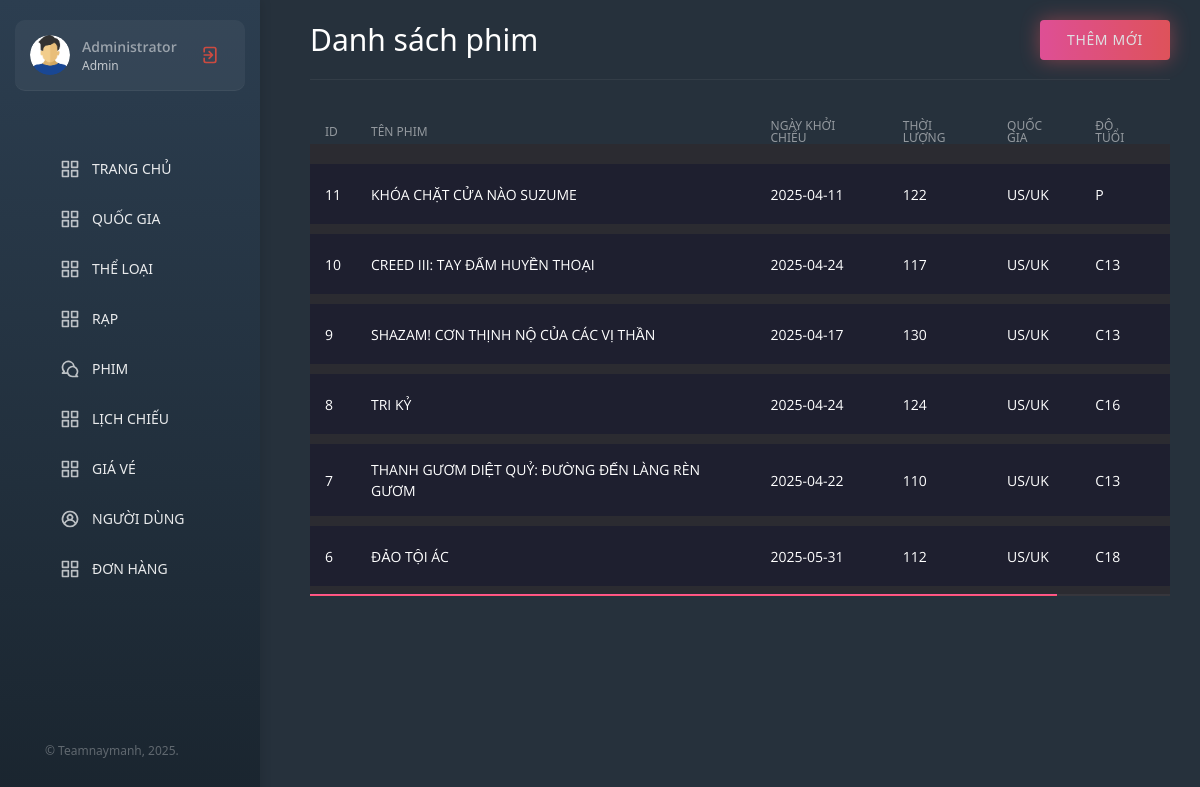
Screenshot of /admin/films.html (signed in) with the database file from the repository.
### tables this page shows
CREATE TABLE IF NOT EXISTS `film` (
  `id` int NOT NULL AUTO_INCREMENT,
  `name` varchar(255) NOT NULL,
  `poster` varchar(255) NOT NULL,
  `trailer` varchar(255) NOT NULL,
  `director` varchar(255) NOT NULL,
  `producer` varchar(255) DEFAULT NULL,
  `actor` varchar(255) NOT NULL,
  `opening_day` date NOT NULL,
  `description` varchar(1000) NOT NULL,
  `duration` int NOT NULL,
  `country_id` int DEFAULT NULL,
  `rated_id` int NOT NULL,
  `created_at` datetime DEFAULT NULL,
  `updated_at` datetime DEFAULT NULL,
  PRIMARY KEY (`id`),
  KEY `rated_id` (`rated_id`),
  KEY `country_id` (`country_id`),
  FULLTEXT KEY `name` (`name`),
  CONSTRAINT `film_ibfk_1` FOREIGN KEY (`rated_id`) REFERENCES `rated` (`id`),
  CONSTRAINT `film_ibfk_2` FOREIGN KEY (`country_id`) REFERENCES `country` (`id`)
);

CREATE TABLE IF NOT EXISTS `country` (
  `id` int NOT NULL AUTO_INCREMENT,
  `name` varchar(255) NOT NULL,
  PRIMARY KEY (`id`)
);

CREATE TABLE IF NOT EXISTS `rated` (
  `id` int NOT NULL AUTO_INCREMENT,
  `name` varchar(255) NOT NULL,
  PRIMARY KEY (`id`)
);

### config/DB.php (called while the page is built, shortened)
<?php
class DB
{
    public $conn;
    function __construct()
    {
        $conn = mysqli_connect(MYSQL_HOST, MYSQL_USER, MYSQL_PASS, MYSQL_DB) or die('Không thể kết nối tới database!');
        mysqli_set_charset($conn, "utf8");
        $this->conn = $conn;
    }
    public function Offset($page = 1, $limit = DATA_PER_PAGE)
    {
        $limit = mysqli_escape_string($this->conn, $limit);
        $page = mysqli_escape_string($this->conn, $page);
        $offset = ' LIMIT ' . (($page - 1) *  $limit) . ',' .  $limit;
        return $offset;
    }
}

### models/film.php (called while the page is built, shortened)
<?php
class Film extends DB
{
  function GetFilms($page = 1, $keyword = '')
  {
    if ($keyword != '') {
      $keyword = 'WHERE F.name LIKE "%' . mysqli_escape_string($this->conn, $keyword) . '%" ';
    } else {
      $keyword = '';
    }
    $a = mysqli_query($this->conn, 'SELECT F.*, C.name AS country_name, R.name AS rated_name FROM film F LEFT JOIN country C ON F.country_id = C.id LEFT JOIN rated R ON F.rated_id = R.id ' . $keyword . ' ORDER BY F.id DESC ' . $this->Offset($page));
    $b = array();
    if (mysqli_num_rows($a))
      while ($row = mysqli_fetch_assoc($a)) {
        $b = array_merge($b, array($row));
      }
    return $b;
  }
}

### admin/views/films.php (the view, shortened to what this page needs)
<?php
$film = new Film;
?>
<main class="main">
  <div class="container-fluid">
    <div class="row">
      <div class="col-12">
        <div class="main__title">
          <h2>Danh sách phim</h2>
          <a href="film.html" class="main__title-link">Thêm mới</a>
        </div>
      </div>
      <div class="col-12">
        <div class="main__table-wrap">
          <table class="main__table">
            <thead>
              <tr>
                <th>ID</th>
                <th>TÊN PHIM</th>
                <th>NGÀY KHỞI CHIẾU</th>
                <th>THỜI LƯỢNG</th>
                <th>QUỐC GIA</th>
                <th>ĐỘ TUỔI</th>
                <th>ACTIONS</th>
              </tr>
            </thead>
            <tbody>
              <?php foreach ($film->GetFilms() as $k => $v) { ?>
                <tr>
                  <td>
                    <div class="main__table-text"><?php echo $v['id']; ?></div>
                  </td>
                  <td>
                    <div class="main__table-text"><?php echo $v['name']; ?></div>
                  </td>
                  <td>
                    <div class="main__table-text"><?php echo $v['opening_day']; ?></div>
                  </td>
                  <td>
                    <div class="main__table-text"><?php echo $v['duration']; ?></div>
                  </td>
                  <td>
                    <div class="main__table-text"><?php echo $v['country_name']; ?></div>
                  </td>
                  <td>
                    <div class="main__table-text"><?php echo $v['rated_name']; ?></div>
                  </td>
                  <td>
                  </td>
                </tr>
              <?php } ?>
            </tbody>
          </table>
        </div>
      </div>
    </div>
  </div>
</main>

### admin/assets/css/admin.css (style rules this page uses)
html { -webkit-text-size-adjust: 100%; -ms-text-size-adjust: 100%; }
html, body { height: 100%; }
body { font-family: "Ubuntu", sans-serif; background-color: #2b2b31; font-weight: normal; -webkit-font-smoothing: antialiased; }
a { transition: 0.4s ease; }
.main { position: relative; margin-top: 70px; padding: 25px 0 40px; }
.main__title { display: flex; flex-direction: row; justify-content: flex-start; align-items: center; flex-wrap: wrap; margin-bottom: 5px; border-bottom: 1px solid rgba(255, 255, 255, 0.06); padding-bottom: 25px; }
.main__title h2 { color: #fff; font-weight: 300; font-size: 30px; line-height: 100%; margin-bottom: 0; }
.main__title-link { display: flex; justify-content: center; align-items: center; height: 40px; width: 120px; border-radius: 4px; background-image: linear-gradient(90deg, #ff55a5 0%, #ff5860 100%); box-shadow: 0 0 20px 0 rgba(255, 88, 96, 0.5); opacity: 0.85; margin-left: auto; font-size: 14px; color: #fff; text-transform: uppercase; font-weight: 500; letter-spacing: 0.6px; }
.main__table-wrap { position: relative; width: 100%; overflow: hidden; }
.main__table { width: 100%; min-width: 990px; margin-top: 20px; }
.main__table thead { border-bottom: 20px solid #2b2b31; }
.main__table thead th { font-size: 12px; color: rgba(255, 255, 255, 0.5); font-weight: 300; padding: 0 15px 0 15px; line-height: 100%; margin-bottom: 0; border: none; }
.main__table tbody tr { background-color: #1e1f2f; border-bottom: 10px solid #2b2b31; }
.main__table tbody td { padding: 15px; }
.main__table-text { display: flex; flex-direction: row; justify-content: flex-start; align-items: center; position: relative; font-size: 14px; color: #fff; font-family: "Open Sans", sans-serif; font-weight: 400; line-height: 21px; }
@media (min-width: 768px) { .main { padding: 25px 0 40px; } }
@media (min-width: 768px) { .main__title { margin-bottom: 10px; } }
@media (min-width: 768px) { .main__title-link { width: 130px; } }
@media (min-width: 768px) { .main__table { margin-top: 30px; } }
@media (min-width: 1200px) { .main { padding: 0 15px 40px 295px; margin-top: 0; } }
@media (min-width: 1200px) { .main__title { padding-bottom: 0; height: 80px; } }

### admin/views/header.php (style rules this page uses)
* { margin: 0; padding: 0; box-sizing: border-box; }
body { font-family: 'Segoe UI', Arial, sans-serif; background: #26313c; min-height: 100vh; }

### rows the page displays
film: id "11", name "KHÓA CHẶT CỬA NÀO SUZUME", opening_day "2025-04-11", duration "122", country.name "US/UK", rated.name "P"
film: id "10", name "CREED III: TAY ĐẤM HUYỀN THOẠI", opening_day "2025-04-24", duration "117", country.name "US/UK", rated.name "C13"
film: id "9", name "SHAZAM! CƠN THỊNH NỘ CỦA CÁC VỊ THẦN", opening_day "2025-04-17", duration "130", country.name "US/UK", rated.name "C13"
film: id "8", name "TRI KỶ", opening_day "2025-04-24", duration "124", country.name "US/UK", rated.name "C16"
film: id "7", name "THANH GƯƠM DIỆT QUỶ: ĐƯỜNG ĐẾN LÀNG RÈN GƯƠM", opening_day "2025-04-22", duration "110", country.name "US/UK", rated.name "C13"
film: id "6", name "ĐẢO TỘI ÁC", opening_day "2025-05-31", duration "112", country.name "US/UK", rated.name "C18"
